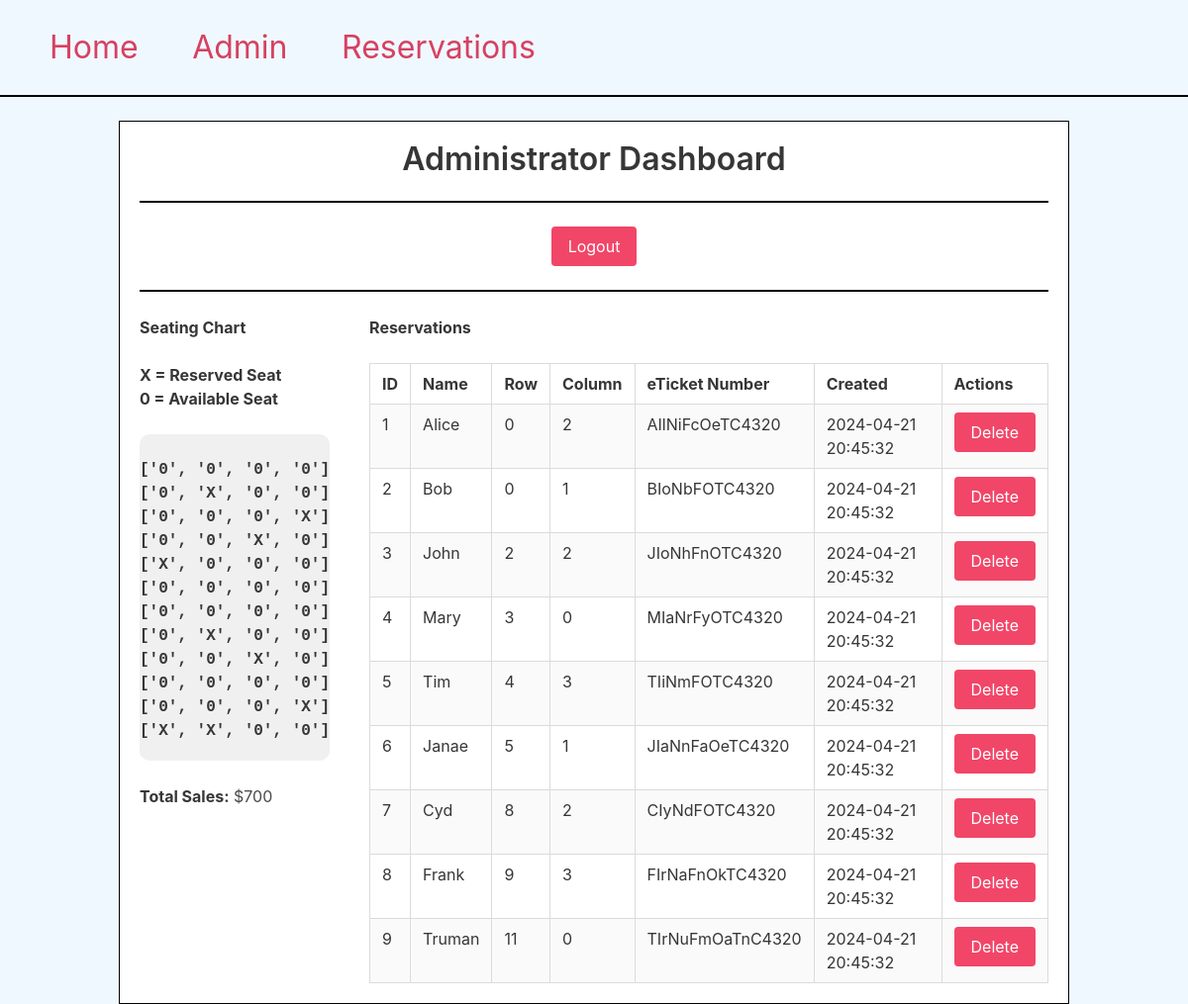
The page /admin (signed in) on the database its author committed.
### app.py (models this page shows)
class Reservation(db.Model):
    __tablename__ = 'reservations'
    id = db.Column(db.Integer, primary_key=True)
    passengerName = db.Column(db.String, nullable=False)
    seatRow = db.Column(db.Integer, nullable=False)
    seatColumn = db.Column(db.Integer, nullable=False)
    eTicketNumber = db.Column(db.String, nullable=False)
    created = db.Column(db.DateTime, nullable=False, default=datetime.utcnow)

### app.py (the view, shortened to what this page needs)
@app.route('/admin', methods=['GET', 'POST'])
def admin():
    show_seating_chart = seating_chart()
    logged_in = session.get('admin_logged_in', False)
    reservations = Reservation.query.all()
    cost_matrix = get_cost_matrix()
    total_sales = 0
    for r in reservations:
        total_sales += cost_matrix[r.seatRow][r.seatColumn]
    return render_template('admin.html', show_seating_chart=show_seating_chart, logged_in=logged_in, reservations=reservations, total_sales=total_sales)

### app.py (called while the page is built)
def get_cost_matrix():
    return [[100, 75, 50, 100] for _ in range(12)]

def seating_chart():
    chart = [[ 0 for _ in range(4)] for _ in range(12)]
    for res in Reservation.query.all():
        chart[res.seatRow - 1][res.seatColumn - 1] = 'X'
    return chart

### templates/admin.html (shortened to what this page needs)
{% extends 'base.html' %}
{% block content %}
<div>
    <h1 class="title has-text-centered">Administrator Dashboard</h1>
    <hr class="custom-hr">
</div>
{% if logged_in %}
    <div style="text-align: center">
        <form method="post">
            <button type="submit" class="button is-danger">Logout</button>
        </form>
    </div>
<hr class="custom-hr">
<div style="display: flex; gap: 40px; align-items: flex-start;">
    <div style="display: inline-block">
        <strong><p>Seating Chart</p><br></strong>
        <p><strong>X = Reserved Seat</strong></p>
        <p><strong>0 = Available Seat</strong></p><br>
        <div class="custom-chart">
<strong>{% for row in show_seating_chart %}['{{ row[0] }}', '{{ row[1] }}', '{{ row[2] }}', '{{ row[3] }}']
{% endfor %}
</strong>
        </div>
        <br>
        <p><strong>Total Sales:</strong> ${{ total_sales }}</p>
    </div>
    <div style="display: inline-block">
        <strong><p>Reservations</p><br></strong>
        <table class="table is-striped is-bordered is-fullwidth">
            <tr>
                <th>ID</th>
                <th>Name</th>
                <th>Row</th>
                <th>Column</th>
                <th>eTicket Number</th>
                <th>Created</th>
                <th>Actions</th>
            </tr>
            {% for r in reservations %}
            <tr>
                <td>{{ r.id }}</td>
                <td>{{ r.passengerName }}</td>
                <td>{{ r.seatRow }}</td>
                <td>{{ r.seatColumn }}</td>
                <td>{{ r.eTicketNumber }}</td>
                <td>{{ r.created.strftime('%Y-%m-%d %H:%M:%S') }}</td>
                <td><form method="post" style="display:inline">
                    <button type="submit" class="button is-danger" onclick="return confirm('Are you sure you want to delete this reservation?')">Delete</button>
                </form></td>
            </tr>
            {% endfor %}
        </table>
    </div>
</div>
{% endif %}
{% endblock %}

### templates/base.html (shortened to what this page needs)
<!DOCTYPE html>
<html lang="en">
<html>
<head>
    <link rel="stylesheet" href="https://cdnjs.cloudflare.com/ajax/libs/bulma/0.7.2/css/bulma.min.css" />
    <link rel="stylesheet" href="{{ url_for('static', filename='style.css') }}">
</head>
<body>
    <nav>
        <br>
        <a href="{{ url_for('index') }}">Home</a>
        <a href="{{ url_for('admin') }}">Admin</a>
        <a href="{{ url_for('reserve') }}">Reservations</a>
        <hr class="custom-hr">
    </nav>
    <div class="container">
        {% block content %}
        {% endblock %}
    </div>
</body>
</html>

### static/style.css (style rules this page uses)
html, body { background-color: #f0f8ff; }
.container { background-color: #ffffff; padding: 20px; border: 1px solid #000000; }
nav a { color: #d64161; font-size: 2em; margin-left: 50px; text-decoration: none; }
.custom-hr { border-color: #000000; border-width: 1px; border-style: solid; }
.custom-chart { background-color: #f0f0f0; border-radius: 10px; max-width: 240px; max-height: 330px; text-align: center; font-family: monospace; white-space: pre; }

### rows shown on the page
Reservation: id "1", passengerName "Alice", seatRow "0", seatColumn "2", eTicketNumber "AIlNiFcOeTC4320", created "2024-04-21 20:45:32"
Reservation: id "2", passengerName "Bob", seatRow "0", seatColumn "1", eTicketNumber "BIoNbFOTC4320", created "2024-04-21 20:45:32"
Reservation: id "3", passengerName "John", seatRow "2", seatColumn "2", eTicketNumber "JIoNhFnOTC4320", created "2024-04-21 20:45:32"
Reservation: id "4", passengerName "Mary", seatRow "3", seatColumn "0", eTicketNumber "MIaNrFyOTC4320", created "2024-04-21 20:45:32"
Reservation: id "5", passengerName "Tim", seatRow "4", seatColumn "3", eTicketNumber "TIiNmFOTC4320", created "2024-04-21 20:45:32"
Reservation: id "6", passengerName "Janae", seatRow "5", seatColumn "1", eTicketNumber "JIaNnFaOeTC4320", created "2024-04-21 20:45:32"
Reservation: id "7", passengerName "Cyd", seatRow "8", seatColumn "2", eTicketNumber "CIyNdFOTC4320", created "2024-04-21 20:45:32"
Reservation: id "8", passengerName "Frank", seatRow "9", seatColumn "3", eTicketNumber "FIrNaFnOkTC4320", created "2024-04-21 20:45:32"
Reservation: id "9", passengerName "Truman", seatRow "11", seatColumn "0", eTicketNumber "TIrNuFmOaTnC4320", created "2024-04-21 20:45:32"

### other values the page prints
{{ row[0] }} "0" "0" "0" "0" "X" "0" "0" "0" "0" "0" "0" "X"
{{ row[1] }} "0" "X" "0" "0" "0" "0" "0" "X" "0" "0" "0" "X"
{{ row[2] }} "0" "0" "0" "X" "0" "0" "0" "0" "X" "0" "0" "0"
{{ row[3] }} "0" "0" "X" "0" "0" "0" "0" "0" "0" "0" "X" "0"
{{ total_sales }} "700"
